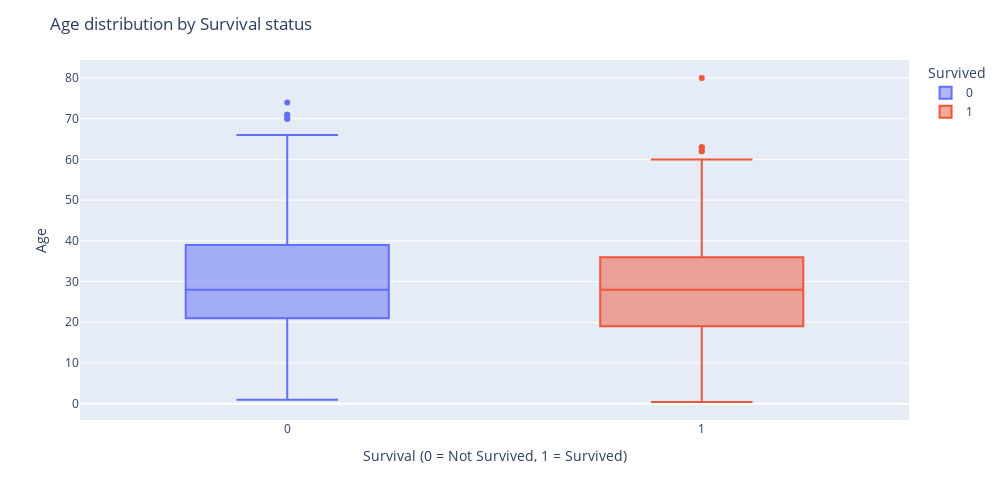

Notebook cell for this chart:
### Code cell
#box plot for age vs churn
fig = px.box(df,x="Survived",y="Age",color="Survived")
fig.update_layout(title="Age distribution by Survival status",xaxis_title="Survival (0 = Not Survived, 1 = Survived)",yaxis_title="Age",width=1000,height=500)

### Figure 1 — Plotly figure (JSON) as saved in the notebook; plotly's stock layout.template omitted (floating-point values rounded to 4 significant figures; data arrays with more than 128 entries replaced by an {"elided": "..."} marker saying what was removed)
{"data": [{"alignmentgroup": "True", "hovertemplate": "Survived=%{x}<br>Age=%{y}<extra></extra>", "legendgroup": "0", "marker": {"color": "#636efa"}, "name": "0", "notched": false, "offsetgroup": "0", "orientation": "v", "showlegend": true, "type": "box", "x": {"elided": "549 int values"}, "x0": " ", "xaxis": "x", "y": {"elided": "549 float values"}, "y0": " ", "yaxis": "y"}, {"alignmentgroup": "True", "hovertemplate": "Survived=%{x}<br>Age=%{y}<extra></extra>", "legendgroup": "1", "marker": {"color": "#EF553B"}, "name": "1", "notched": false, "offsetgroup": "1", "orientation": "v", "showlegend": true, "type": "box", "x": {"elided": "342 int values"}, "x0": " ", "xaxis": "x", "y": {"elided": "342 float values"}, "y0": " ", "yaxis": "y"}], "layout": {"boxmode": "overlay", "height": 500, "legend": {"title": {"text": "Survived"}, "tracegroupgap": 0}, "margin": {"t": 60}, "title": {"text": "Age distribution by Survival status"}, "width": 1000, "xaxis": {"anchor": "y", "categoryarray": [0, 1], "categoryorder": "array", "domain": [0, 1], "title": {"text": "Survival (0 = Not Survived, 1 = Survived)"}}, "yaxis": {"anchor": "x", "domain": [0, 1], "title": {"text": "Age"}}}}
